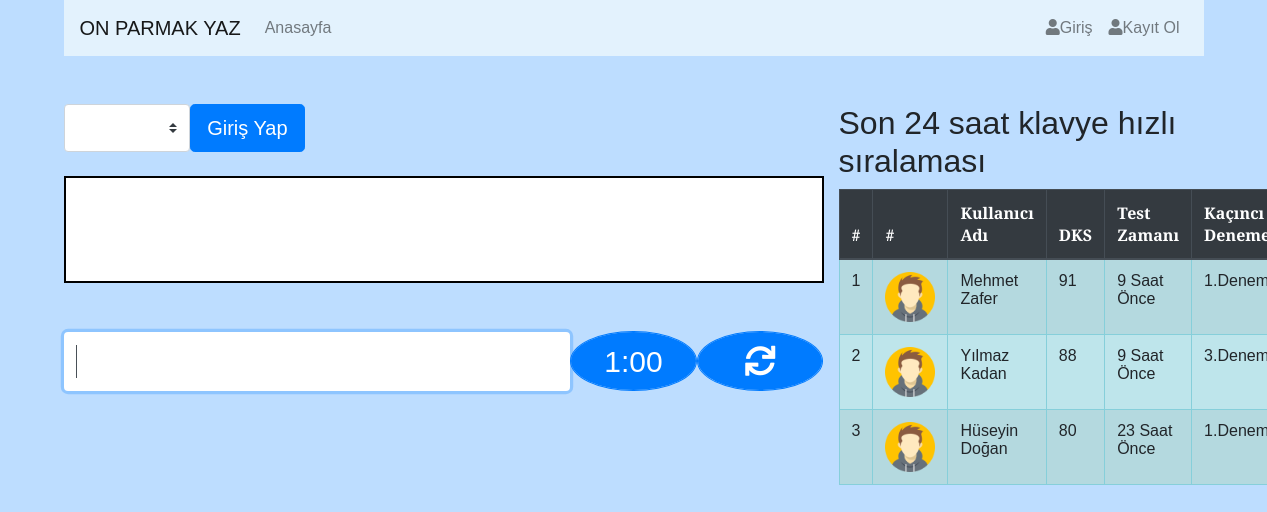
The page / on the database its author committed.
### tables this page shows
CREATE TABLE `dks_liste` (
  `dks_id` int(11) NOT NULL,
  `dks_kullanici_id` int(11) NOT NULL,
  `dks_sonuc` int(11) NOT NULL,
  `dks_tarih` timestamp NOT NULL DEFAULT current_timestamp(),
  `tekrar` int(11) NOT NULL DEFAULT 1
);

CREATE TABLE `kullanici` (
  `kullanici_id` int(11) NOT NULL,
  `kullanici_adi` varchar(250) DEFAULT NULL,
  `kullanici_soyadi` varchar(250) DEFAULT NULL,
  `kullanici_mail` varchar(250) DEFAULT NULL,
  `kullanici_sifre` varchar(250) DEFAULT NULL,
  `kullanici_bandurumu` int(1) NOT NULL DEFAULT 0
);

### Fonksiyon/fonksiyon.php (called while the page is built, shortened)
<?php
function saat_farki($saat){
	$şuanki_saat = time();
	$gelen_saat = strtotime($saat);
	$fark = $şuanki_saat - $gelen_saat;
	$dakika = $fark / 60;
	$saniye_farki = floor($fark - (floor($dakika) * 60));
	$saat = $dakika / 60;
	$dakika_farki = floor($dakika - (floor($saat) * 60));
	$gun = $saat / 24;
	$saat_farki = floor($saat - (floor($gun) * 24));
	$yil = floor($gun/365);
	$gun_farki = floor($gun - (floor($yil) * 365));
	$array = array(
		'yil_farki' =>  $yil,
		'gun_farki' =>  $gun_farki,
		'saat_farki' =>  $saat_farki,
		'dakika_farki' =>  $dakika_farki,
		'saniye_farki' =>  $saniye_farki
	);
	return $array;
}
function surefarkyaz($saat_farki){
	if ($saat_farki['saat_farki']<=0) {
		if ($saat_farki['dakika_farki']<=0) {
			if ($saat_farki['saniye_farki']<=0) {
				return "Az önce";
			}
			else{
				return $saat_farki['saniye_farki'].=" Saniye Önce";
			}
		}
		else{
			return $saat_farki['dakika_farki'].= " Dakika Önce";
		}
	}
	else{
		return $saat_farki['saat_farki'].=" Saat Önce";
	}
}
?>

### index.php (the view, shortened to what this page needs)
<?php session_start();
require_once("Fonksiyon/fonksiyon.php");
require_once("Fonksiyon/baglan.php");
?>
<html>
<head>
	<link rel="stylesheet" href="https://pro.fontawesome.com/releases/v5.10.0/css/all.css"/>
	<link rel="stylesheet" href="Bootstrap/css/bootstrap.min.css" >
	<link rel = "stylesheet" type = "text/css" href = "stil.css">
	<link rel = "stylesheet" href = "node_modules\sweetalert2\dist\sweetalert2.css">
</head>
<body>
	<nav class="navbar navbar-expand-lg navbar-light container" style="background-color:#e3f2fd;">
		<a class="navbar-brand" href="index.php">ON PARMAK YAZ</a>
		<div class="collapse navbar-collapse" id="navbarTogglerDemo03">
			<ul class="nav navbar-nav">
				<li class="nav-item"><a href="" class="nav-link">Anasayfa</a></li>
			</ul>
			<ul class="nav  navbar-nav ml-auto ">
				<li class="nav-item">
					<a href="#" id="giris_icon" onclick="giris_yap();" class="nav-link"><span class="fas fa-user"></span>Giriş</a>
				</li>
				<li class="nav-item">
					<a href="#" id="kayit_icon" onclick="kayit_ol()" class="nav-link"><span class="fas fa-user"></span>Kayıt Ol</a>
				</li>
			</ul>
		</div>
	</nav>
	<div class="container" >
		<div class="row mt-5 justify-content-center">
			<div class="col col-md-8 ">
				<div class="row mb-2 ">
					<div class="col col-md-2 p-0">
						<select class="custom-select form-control custom-select-lg mb-3 " id = "kelime_turu" onchange="kelime_tur_sec()">
						</select>
					</div>
					<div class="col col-md-2 p-0 ">
						<button class="btn btn-primary btn-lg"  id = "giris_btn">Giriş Yap</button>
					</div>
				</div>
				<div class="row satir  unselectable" id = "satir">
					<div  id = "yazilar" class="yazilar  ">
					</div>
				</div>
				<div class="row giris_alani mt-5 " id = "giris_alani">
					<div class = "col col-md-8 p-0 ">
						<input id = "giris" class = "giris form-control" type = "text" autocomplete="off" autofocus>
					</div>
					<div class = "col-md-2 p-0 m-0">
						<button id = "gerisayim" class = "btn btn-primary saniye form-control buton">1:00</button>
					</div>
					<div class = "col-md-2 p-0 m-0">
						<button id = "yenile" class = "btn btn-primary saniye form-control buton"><i class="fas fa-sync "></i></button>
					</div>
				</div>
			</div>
			<div class="col col-md-4">
				<h2>Son 24 saat klavye hızlı sıralaması</h2>
				<table id="siralama_tablo" class="table  table-info table-bordered table-striped">
					<thead class="thead-dark">
						<tr>
							<th>#</th>
							<th>#</th>
							<th>Kullanıcı Adı</th>
							<th>DKS</th>
							<th>Test Zamanı</th>
							<th>Kaçıncı Deneme</th>
						</tr>
					</thead>
					<tbody>
						<?php
						$sayac = 1;
						$sorgu = $db->query("Select *  from
							dks_liste INNER JOIN kullanici ON
							dks_liste.dks_kullanici_id = kullanici.kullanici_id
							order by  dks_sonuc DESC",PDO::FETCH_ASSOC);
						foreach ($sorgu as $gelen){
							$gecen_sure = saat_farki($gelen['dks_tarih']);
							?>
							<tr <?php if (isset($_SESSION['id'])) {
								if ($_SESSION['id'] == $gelen['kullanici_id']) {
									echo 'class = "table-warning"';
								}
							} ?>>
							<td><?php echo $sayac ?></td>
							<td align="center"><img src="avatar.jpg" width="50"></td>
							<td><?php echo $gelen['kullanici_adi']." ".$gelen['kullanici_soyadi'] ?></td>
							<td><?php echo $gelen['dks_sonuc'] ?></td>
							<td><?php echo surefarkyaz($gecen_sure); ?></td>
							<td><?php echo $gelen['tekrar'].".Deneme" ?></td>
						</tr>
						<?php $sayac++; } ?>
					</tbody>
				</table>
			</div>
		</div>
	</div>
</body>
</html>

### stil.css (style rules this page uses)
* { margin:0; padding:0; font-family:'Bitter', sans-serif; }
body { background-color:#bdddff; }
.satir { border:2px solid black; height:107px; overflow:hidden; background: white; padding-top:6px; }
.yazilar { position: relative; }
#giris_btn,#cikis_btn { height: 48px; }
.giris { border:2px solid blue; font-size:30px; border-style: none; }
.giris_alani { align-items: center; }
.saniye { font-size:30px; }
.buton { height: 60px; border-radius: 50%; }
.unselectable { -moz-user-select: -moz-none; -khtml-user-select: none; -webkit-user-select: none; -o-user-select: none; -ms-user-select: none; user-select: none }

### rows shown on the page
dks_liste: kullanici.kullanici_adi "Mehmet", kullanici.kullanici_soyadi "Zafer", dks_sonuc "91", dks_tarih "9 Saat Önce", tekrar "1"
dks_liste: kullanici.kullanici_adi "Yılmaz", kullanici.kullanici_soyadi "Kadan", dks_sonuc "88", dks_tarih "9 Saat Önce", tekrar "3"
dks_liste: kullanici.kullanici_adi "Hüseyin", kullanici.kullanici_soyadi "Doğan", dks_sonuc "80", dks_tarih "23 Saat Önce", tekrar "1"
